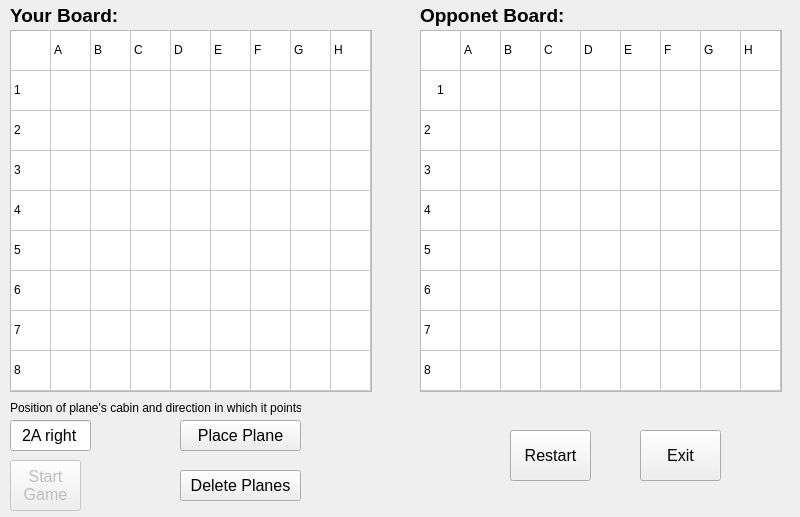
<?xml version="1.0" encoding="UTF-8"?>
<ui version="4.0">
 <class>MainWindow</class>
 <widget class="QMainWindow" name="MainWindow">
  <property name="geometry">
   <rect>
    <x>0</x>
    <y>0</y>
    <width>800</width>
    <height>517</height>
   </rect>
  </property>
  <property name="sizePolicy">
   <sizepolicy hsizetype="Fixed" vsizetype="Fixed">
    <horstretch>0</horstretch>
    <verstretch>0</verstretch>
   </sizepolicy>
  </property>
  <property name="minimumSize">
   <size>
    <width>800</width>
    <height>517</height>
   </size>
  </property>
  <property name="maximumSize">
   <size>
    <width>800</width>
    <height>517</height>
   </size>
  </property>
  <property name="windowTitle">
   <string>PlaneWar</string>
  </property>
  <widget class="QWidget" name="centralwidget">
   <widget class="QTableWidget" name="playerBoard">
    <property name="enabled">
     <bool>true</bool>
    </property>
    <property name="geometry">
     <rect>
      <x>10</x>
      <y>30</y>
      <width>362</width>
      <height>362</height>
     </rect>
    </property>
    <property name="sizePolicy">
     <sizepolicy hsizetype="Preferred" vsizetype="Preferred">
      <horstretch>100</horstretch>
      <verstretch>100</verstretch>
     </sizepolicy>
    </property>
    <property name="minimumSize">
     <size>
      <width>362</width>
      <height>362</height>
     </size>
    </property>
    <property name="maximumSize">
     <size>
      <width>497</width>
      <height>497</height>
     </size>
    </property>
    <property name="contextMenuPolicy">
     <enum>Qt::NoContextMenu</enum>
    </property>
    <property name="autoScroll">
     <bool>false</bool>
    </property>
    <property name="editTriggers">
     <set>QAbstractItemView::NoEditTriggers</set>
    </property>
    <property name="tabKeyNavigation">
     <bool>false</bool>
    </property>
    <property name="showDropIndicator" stdset="0">
     <bool>false</bool>
    </property>
    <property name="dragDropOverwriteMode">
     <bool>false</bool>
    </property>
    <property name="alternatingRowColors">
     <bool>false</bool>
    </property>
    <property name="selectionMode">
     <enum>QAbstractItemView::NoSelection</enum>
    </property>
    <property name="iconSize">
     <size>
      <width>5</width>
      <height>5</height>
     </size>
    </property>
    <property name="gridStyle">
     <enum>Qt::SolidLine</enum>
    </property>
    <property name="wordWrap">
     <bool>false</bool>
    </property>
    <property name="cornerButtonEnabled">
     <bool>false</bool>
    </property>
    <property name="rowCount">
     <number>9</number>
    </property>
    <property name="columnCount">
     <number>9</number>
    </property>
    <attribute name="horizontalHeaderVisible">
     <bool>false</bool>
    </attribute>
    <attribute name="horizontalHeaderDefaultSectionSize">
     <number>40</number>
    </attribute>
    <attribute name="horizontalHeaderHighlightSections">
     <bool>false</bool>
    </attribute>
    <attribute name="horizontalHeaderMinimumSectionSize">
     <number>10</number>
    </attribute>
    <attribute name="verticalHeaderVisible">
     <bool>false</bool>
    </attribute>
    <attribute name="verticalHeaderDefaultSectionSize">
     <number>40</number>
    </attribute>
    <attribute name="verticalHeaderHighlightSections">
     <bool>false</bool>
    </attribute>
    <attribute name="verticalHeaderMinimumSectionSize">
     <number>10</number>
    </attribute>
    <row/>
    <row/>
    <row/>
    <row/>
    <row/>
    <row/>
    <row/>
    <row/>
    <row/>
    <column/>
    <column/>
    <column/>
    <column/>
    <column/>
    <column/>
    <column/>
    <column/>
    <column/>
    <item row="0" column="0">
     <property name="text">
      <string/>
     </property>
     <property name="background">
      <brush brushstyle="NoBrush">
       <color alpha="255">
        <red>0</red>
        <green>0</green>
        <blue>0</blue>
       </color>
      </brush>
     </property>
     <property name="flags">
      <set>NoItemFlags</set>
     </property>
    </item>
    <item row="0" column="1">
     <property name="text">
      <string>A</string>
     </property>
    </item>
    <item row="0" column="2">
     <property name="text">
      <string>B</string>
     </property>
    </item>
    <item row="0" column="3">
     <property name="text">
      <string>C</string>
     </property>
    </item>
    <item row="0" column="4">
     <property name="text">
      <string>D</string>
     </property>
    </item>
    <item row="0" column="5">
     <property name="text">
      <string>E</string>
     </property>
    </item>
    <item row="0" column="6">
     <property name="text">
      <string>F</string>
     </property>
    </item>
    <item row="0" column="7">
     <property name="text">
      <string>G</string>
     </property>
    </item>
    <item row="0" column="8">
     <property name="text">
      <string>H</string>
     </property>
    </item>
    <item row="1" column="0">
     <property name="text">
      <string>1</string>
     </property>
    </item>
    <item row="2" column="0">
     <property name="text">
      <string>2</string>
     </property>
    </item>
    <item row="3" column="0">
     <property name="text">
      <string>3</string>
     </property>
    </item>
    <item row="3" column="1">
     <property name="text">
      <string/>
     </property>
     <property name="background">
      <brush brushstyle="SolidPattern">
       <color alpha="0">
        <red>0</red>
        <green>0</green>
        <blue>0</blue>
       </color>
      </brush>
     </property>
     <property name="foreground">
      <brush brushstyle="NoBrush">
       <color alpha="34">
        <red>234</red>
        <green>42</green>
        <blue>23</blue>
       </color>
      </brush>
     </property>
    </item>
    <item row="4" column="0">
     <property name="text">
      <string>4</string>
     </property>
    </item>
    <item row="5" column="0">
     <property name="text">
      <string>5</string>
     </property>
    </item>
    <item row="6" column="0">
     <property name="text">
      <string>6</string>
     </property>
    </item>
    <item row="7" column="0">
     <property name="text">
      <string>7</string>
     </property>
    </item>
    <item row="8" column="0">
     <property name="text">
      <string>8</string>
     </property>
    </item>
   </widget>
   <widget class="QTableWidget" name="aiBoard">
    <property name="geometry">
     <rect>
      <x>420</x>
      <y>30</y>
      <width>362</width>
      <height>362</height>
     </rect>
    </property>
    <property name="sizePolicy">
     <sizepolicy hsizetype="Preferred" vsizetype="Preferred">
      <horstretch>100</horstretch>
      <verstretch>100</verstretch>
     </sizepolicy>
    </property>
    <property name="minimumSize">
     <size>
      <width>362</width>
      <height>362</height>
     </size>
    </property>
    <property name="maximumSize">
     <size>
      <width>497</width>
      <height>497</height>
     </size>
    </property>
    <property name="contextMenuPolicy">
     <enum>Qt::NoContextMenu</enum>
    </property>
    <property name="editTriggers">
     <set>QAbstractItemView::SelectedClicked</set>
    </property>
    <property name="tabKeyNavigation">
     <bool>false</bool>
    </property>
    <property name="showDropIndicator" stdset="0">
     <bool>false</bool>
    </property>
    <property name="alternatingRowColors">
     <bool>false</bool>
    </property>
    <property name="selectionMode">
     <enum>QAbstractItemView::SingleSelection</enum>
    </property>
    <property name="iconSize">
     <size>
      <width>5</width>
      <height>5</height>
     </size>
    </property>
    <property name="gridStyle">
     <enum>Qt::SolidLine</enum>
    </property>
    <property name="wordWrap">
     <bool>false</bool>
    </property>
    <property name="cornerButtonEnabled">
     <bool>false</bool>
    </property>
    <property name="rowCount">
     <number>9</number>
    </property>
    <property name="columnCount">
     <number>9</number>
    </property>
    <attribute name="horizontalHeaderVisible">
     <bool>false</bool>
    </attribute>
    <attribute name="horizontalHeaderDefaultSectionSize">
     <number>40</number>
    </attribute>
    <attribute name="horizontalHeaderHighlightSections">
     <bool>false</bool>
    </attribute>
    <attribute name="horizontalHeaderMinimumSectionSize">
     <number>10</number>
    </attribute>
    <attribute name="verticalHeaderVisible">
     <bool>false</bool>
    </attribute>
    <attribute name="verticalHeaderDefaultSectionSize">
     <number>40</number>
    </attribute>
    <attribute name="verticalHeaderHighlightSections">
     <bool>false</bool>
    </attribute>
    <attribute name="verticalHeaderMinimumSectionSize">
     <number>10</number>
    </attribute>
    <row/>
    <row/>
    <row/>
    <row/>
    <row/>
    <row/>
    <row/>
    <row/>
    <row/>
    <column/>
    <column/>
    <column/>
    <column/>
    <column/>
    <column/>
    <column/>
    <column/>
    <column/>
    <item row="0" column="0">
     <property name="text">
      <string/>
     </property>
     <property name="background">
      <brush brushstyle="NoBrush">
       <color alpha="255">
        <red>0</red>
        <green>0</green>
        <blue>0</blue>
       </color>
      </brush>
     </property>
     <property name="flags">
      <set>ItemIsSelectable|ItemIsDragEnabled</set>
     </property>
    </item>
    <item row="0" column="1">
     <property name="text">
      <string>A</string>
     </property>
    </item>
    <item row="0" column="2">
     <property name="text">
      <string>B</string>
     </property>
    </item>
    <item row="0" column="3">
     <property name="text">
      <string>C</string>
     </property>
    </item>
    <item row="0" column="4">
     <property name="text">
      <string>D</string>
     </property>
    </item>
    <item row="0" column="5">
     <property name="text">
      <string>E</string>
     </property>
    </item>
    <item row="0" column="6">
     <property name="text">
      <string>F</string>
     </property>
    </item>
    <item row="0" column="7">
     <property name="text">
      <string>G</string>
     </property>
    </item>
    <item row="0" column="8">
     <property name="text">
      <string>H</string>
     </property>
    </item>
    <item row="1" column="0">
     <property name="text">
      <string>1</string>
     </property>
     <property name="textAlignment">
      <set>AlignCenter</set>
     </property>
    </item>
    <item row="2" column="0">
     <property name="text">
      <string>2</string>
     </property>
    </item>
    <item row="3" column="0">
     <property name="text">
      <string>3</string>
     </property>
    </item>
    <item row="4" column="0">
     <property name="text">
      <string>4</string>
     </property>
    </item>
    <item row="5" column="0">
     <property name="text">
      <string>5</string>
     </property>
    </item>
    <item row="6" column="0">
     <property name="text">
      <string>6</string>
     </property>
    </item>
    <item row="7" column="0">
     <property name="text">
      <string>7</string>
     </property>
    </item>
    <item row="8" column="0">
     <property name="text">
      <string>8</string>
     </property>
    </item>
   </widget>
   <widget class="QLabel" name="label_board">
    <property name="geometry">
     <rect>
      <x>10</x>
      <y>0</y>
      <width>141</width>
      <height>31</height>
     </rect>
    </property>
    <property name="font">
     <font>
      <family>Arial</family>
      <pointsize>14</pointsize>
      <weight>75</weight>
      <bold>true</bold>
     </font>
    </property>
    <property name="text">
     <string>Your Board:</string>
    </property>
   </widget>
   <widget class="QLabel" name="label_board_2">
    <property name="geometry">
     <rect>
      <x>420</x>
      <y>0</y>
      <width>161</width>
      <height>31</height>
     </rect>
    </property>
    <property name="font">
     <font>
      <family>Arial</family>
      <pointsize>14</pointsize>
      <weight>75</weight>
      <bold>true</bold>
     </font>
    </property>
    <property name="text">
     <string>Opponet Board:</string>
    </property>
   </widget>
   <widget class="QPushButton" name="startGame_Button">
    <property name="enabled">
     <bool>false</bool>
    </property>
    <property name="geometry">
     <rect>
      <x>10</x>
      <y>460</y>
      <width>71</width>
      <height>51</height>
     </rect>
    </property>
    <property name="font">
     <font>
      <family>Arial</family>
      <pointsize>12</pointsize>
     </font>
    </property>
    <property name="text">
     <string>Start
Game</string>
    </property>
   </widget>
   <widget class="QPushButton" name="deletePlanes_Button">
    <property name="geometry">
     <rect>
      <x>180</x>
      <y>470</y>
      <width>121</width>
      <height>31</height>
     </rect>
    </property>
    <property name="sizePolicy">
     <sizepolicy hsizetype="Fixed" vsizetype="Fixed">
      <horstretch>0</horstretch>
      <verstretch>0</verstretch>
     </sizepolicy>
    </property>
    <property name="font">
     <font>
      <family>Arial</family>
      <pointsize>12</pointsize>
     </font>
    </property>
    <property name="text">
     <string>Delete Planes</string>
    </property>
   </widget>
   <widget class="QLineEdit" name="cabinSquare_Input">
    <property name="geometry">
     <rect>
      <x>10</x>
      <y>420</y>
      <width>81</width>
      <height>31</height>
     </rect>
    </property>
    <property name="sizePolicy">
     <sizepolicy hsizetype="Fixed" vsizetype="Fixed">
      <horstretch>0</horstretch>
      <verstretch>0</verstretch>
     </sizepolicy>
    </property>
    <property name="font">
     <font>
      <family>Arial</family>
      <pointsize>12</pointsize>
     </font>
    </property>
    <property name="text">
     <string>2A right</string>
    </property>
    <property name="maxLength">
     <number>8</number>
    </property>
    <property name="alignment">
     <set>Qt::AlignCenter</set>
    </property>
    <property name="clearButtonEnabled">
     <bool>false</bool>
    </property>
   </widget>
   <widget class="QLabel" name="label">
    <property name="geometry">
     <rect>
      <x>10</x>
      <y>400</y>
      <width>291</width>
      <height>16</height>
     </rect>
    </property>
    <property name="text">
     <string>Position of plane's cabin and direction in which it points to</string>
    </property>
   </widget>
   <widget class="QPushButton" name="placePlane_Button">
    <property name="geometry">
     <rect>
      <x>180</x>
      <y>420</y>
      <width>121</width>
      <height>31</height>
     </rect>
    </property>
    <property name="sizePolicy">
     <sizepolicy hsizetype="Fixed" vsizetype="Fixed">
      <horstretch>0</horstretch>
      <verstretch>0</verstretch>
     </sizepolicy>
    </property>
    <property name="font">
     <font>
      <family>Arial</family>
      <pointsize>12</pointsize>
     </font>
    </property>
    <property name="text">
     <string>Place Plane</string>
    </property>
   </widget>
   <widget class="QPushButton" name="restart_Button">
    <property name="geometry">
     <rect>
      <x>510</x>
      <y>430</y>
      <width>81</width>
      <height>51</height>
     </rect>
    </property>
    <property name="sizePolicy">
     <sizepolicy hsizetype="Fixed" vsizetype="Fixed">
      <horstretch>0</horstretch>
      <verstretch>0</verstretch>
     </sizepolicy>
    </property>
    <property name="font">
     <font>
      <family>Arial</family>
      <pointsize>12</pointsize>
     </font>
    </property>
    <property name="text">
     <string>Restart</string>
    </property>
   </widget>
   <widget class="QPushButton" name="exit_Button">
    <property name="geometry">
     <rect>
      <x>640</x>
      <y>430</y>
      <width>81</width>
      <height>51</height>
     </rect>
    </property>
    <property name="sizePolicy">
     <sizepolicy hsizetype="Fixed" vsizetype="Fixed">
      <horstretch>0</horstretch>
      <verstretch>0</verstretch>
     </sizepolicy>
    </property>
    <property name="font">
     <font>
      <family>Arial</family>
      <pointsize>12</pointsize>
     </font>
    </property>
    <property name="text">
     <string>Exit</string>
    </property>
   </widget>
  </widget>
 </widget>
 <resources/>
 <connections/>
</ui>
